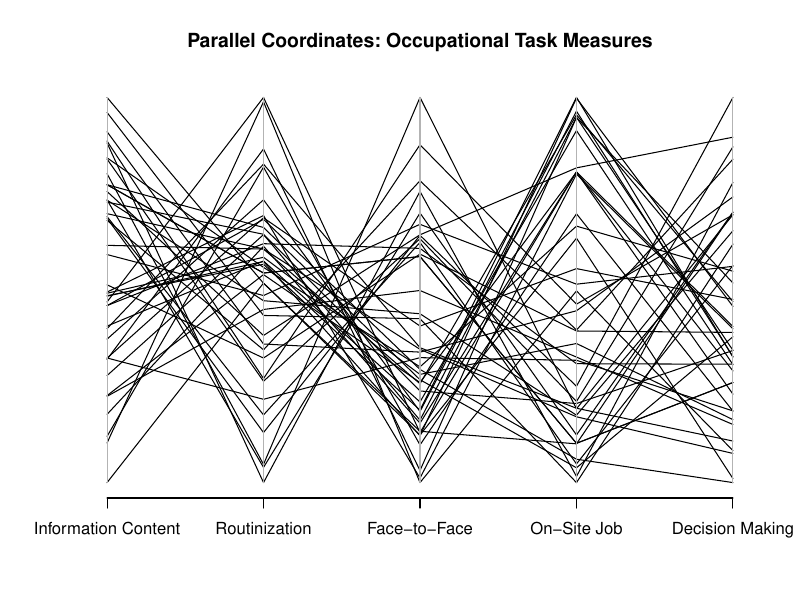

Reproduce this figure in R.
load(file='data/combined.2dig.rda')

library(MASS)

lbls <- c("Information Content",
          "Routinization", "Face-to-Face",
          "On-Site Job", "Decision Making")

c2d <- as.matrix(combined.2dig[-1])
colnames(c2d) <- lbls

pdf('figure/parallel_2dig.pdf', width=8, height=6)
parcoord(c2d, 
         main="Parallel Coordinates: Occupational Task Measures"
         )
dev.off()
